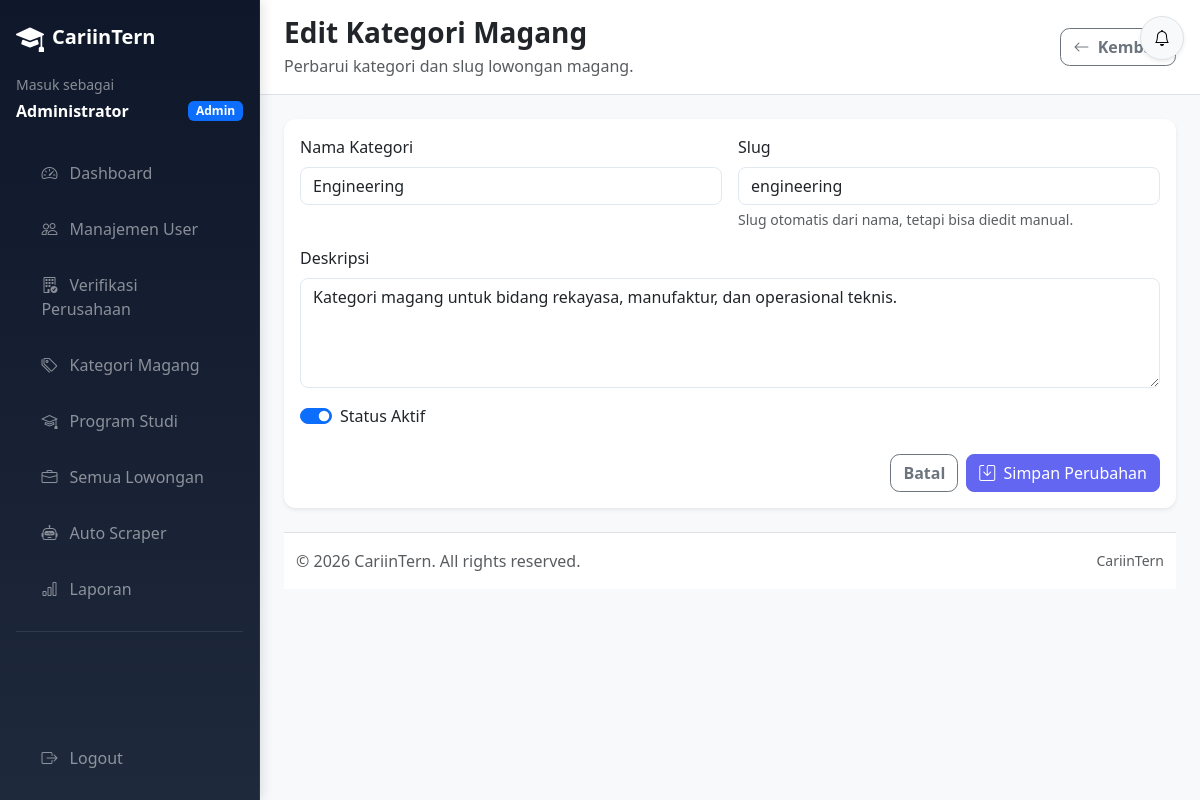
The app's page /admin/categories/edit.php?id=4 (signed in) with its own data.
### tables this page shows
CREATE TABLE internship_categories (
    id INT UNSIGNED AUTO_INCREMENT PRIMARY KEY,
    name VARCHAR(100) NOT NULL,
    slug VARCHAR(100) NOT NULL,
    description TEXT NULL,
    is_active TINYINT(1) NOT NULL DEFAULT 1,
    created_at TIMESTAMP NOT NULL DEFAULT CURRENT_TIMESTAMP,
    updated_at TIMESTAMP NOT NULL DEFAULT CURRENT_TIMESTAMP ON UPDATE CURRENT_TIMESTAMP,
    UNIQUE KEY unique_internship_categories_slug (slug),
    KEY idx_internship_categories_is_active (is_active)
);

### includes/functions.php (called while the page is built, shortened)
<?php
function sanitize(string $input): string
{
    return htmlspecialchars(trim($input), ENT_QUOTES, 'UTF-8');
}

### admin/categories/edit.php (the view, shortened to what this page needs)
<?php
$categoryId = (int) ($_GET['id'] ?? 0);
$old = [
    'name' => '',
    'slug' => '',
    'description' => '',
    'is_active' => '1',
];
try {
    $pdo = Database::getInstance()->getConnection();
    $stmt = $pdo->prepare('SELECT id, name, slug, description, is_active FROM internship_categories WHERE id = :id LIMIT 1');
    $stmt->execute([':id' => $categoryId]);
    $category = $stmt->fetch();
    $old = [
        'name' => sanitize((string) $category['name']),
        'slug' => sanitize((string) $category['slug']),
        'description' => sanitize((string) ($category['description'] ?? '')),
        'is_active' => (string) (int) $category['is_active'],
    ];
} catch (PDOException $exception) {
    error_log('Load category edit failed: ' . $exception->getMessage());
    set_flash('error', 'Data kategori gagal dimuat');
    redirect(BASE_URL . '/admin/categories/index.php');
}
require_once __DIR__ . '/../../layouts/header.php';
require_once __DIR__ . '/../../layouts/sidebar_admin.php';
?>
<div class="page-header d-flex flex-column flex-md-row justify-content-between align-items-md-center gap-3">
    <div>
        <h1 class="h3 fw-bold mb-1">Edit Kategori Magang</h1>
        <p class="text-muted mb-0">Perbarui kategori dan slug lowongan magang.</p>
    </div>
    <a href="<?= rtrim(BASE_URL, '/'); ?>/admin/categories/index.php" class="btn btn-outline-secondary">
        <i class="bi bi-arrow-left me-1"></i>
        Kembali
    </a>
</div>
<div class="card border-0 shadow-sm">
    <div class="card-body">
        <form id="categoryForm" class="needs-validation" method="POST" action="edit.php?id=<?= $categoryId; ?>" novalidate>
            <div class="row g-3">
                <div class="col-12 col-md-6">
                    <label for="name" class="form-label">Nama Kategori</label>
                    <input type="text" class="form-control" id="name" name="name" value="<?= $old['name']; ?>" required>
                </div>
                <div class="col-12 col-md-6">
                    <label for="slug" class="form-label">Slug</label>
                    <input type="text" class="form-control" id="slug" name="slug" value="<?= $old['slug']; ?>" required>
                    <div class="form-text">Slug otomatis dari nama, tetapi bisa diedit manual.</div>
                </div>
                <div class="col-12">
                    <label for="description" class="form-label">Deskripsi</label>
                    <textarea class="form-control" id="description" name="description" rows="4"><?= $old['description']; ?></textarea>
                </div>
                <div class="col-12">
                    <div class="form-check form-switch">
                        <input class="form-check-input" type="checkbox" role="switch" id="isActive" name="is_active" value="1" <?= $old['is_active'] === '1' ? 'checked' : ''; ?>>
                        <label class="form-check-label" for="isActive">Status Aktif</label>
                    </div>
                </div>
            </div>
            <div class="d-flex justify-content-end gap-2 mt-4">
                <a href="<?= rtrim(BASE_URL, '/'); ?>/admin/categories/index.php" class="btn btn-outline-secondary">Batal</a>
                <button type="submit" class="btn btn-primary">
                    <i class="bi bi-save me-1"></i>
                    Simpan Perubahan
                </button>
            </div>
        </form>
    </div>
</div>
<?php require_once __DIR__ . '/../../layouts/footer.php'; ?>

### assets/css/custom.css (style rules this page uses)
:root { --app-sidebar-width: 250px; --app-bg: #f8f9fa; --app-border: #dee2e6; --app-primary: #0d6efd; --app-dark: #212529; --app-muted: #6c757d; }
body { background: var(--app-bg); color: #212529; font-family: system-ui, -apple-system, "Segoe UI", Roboto, "Helvetica Neue", Arial, sans-serif; overflow-x: hidden; }
a { transition: color 0.2s ease, background-color 0.2s ease, border-color 0.2s ease; }
h1, h2, h3, h4, h5, h6, p, .card, .page-header, .btn, .badge { overflow-wrap: anywhere; }
.page-header { background: #fff; border-bottom: 1px solid var(--app-border); padding: 1rem 1.5rem; margin: -1.5rem -1.5rem 1.5rem; gap: 0.75rem; }
.page-header h1, .page-header h2, .page-header h3 { margin-bottom: 0; font-weight: 700; }
.card { border: none; border-radius: 12px; box-shadow: 0 2px 10px rgba(0, 0, 0, 0.06); min-width: 0; }
.form-control, .form-select { border-radius: 0.6rem; }
.btn { border-radius: 0.6rem; font-weight: 600; }

### assets/css/theme.css (style rules this page uses)
:root { --primary: #6366f1; --primary-dark: #4f46e5; --primary-light: #e0e7ff; --secondary: #0ea5e9; --accent: #f59e0b; --success: #10b981; --danger: #ef4444; --surface: #ffffff; --surface-2: #f8fafc; --border: #e2e8f0; --text-primary: #0f172a; --text-secondary: #475569; --text-muted: #94a3b8; --shadow-sm: 0 1px 3px rgba(0, 0, 0, 0.08), 0 1px 2px rgba(0, 0, 0, 0.06); --shadow-md: 0 4px 6px rgba(0, 0, 0, 0.07), 0 2px 4px rgba(0, 0, 0, 0.06); --shadow-lg: 0 10px 15px rgba(0, 0, 0, 0.07), 0 4px 6px rgba(0, 0, 0, 0.05); --radius: 12px; --radius-sm: 8px; }
.btn-primary { background: var(--primary) !important; border-color: var(--primary) !important; border-radius: var(--radius-sm); font-weight: 500; transition: all 0.2s; }
.form-control, .form-select { border: 1.5px solid var(--border); border-radius: var(--radius-sm); transition: border-color 0.15s, box-shadow 0.15s; }

### records on screen
internship_categories: name "Engineering", slug "engineering", description "Kategori magang untuk bidang rekayasa, manufaktur, dan operasional teknis.", is_active "☑"

### other values on screen
APP_NAME "CariinTern"
$userName "Administrator"
$item['label'] "Dashboard"
$item['label'] "Manajemen User"
$item['label'] "Verifikasi Perusahaan"
$item['label'] "Kategori Magang"
$item['label'] "Program Studi"
$item['label'] "Semua Lowongan"
$item['label'] "Auto Scraper"
$item['label'] "Laporan"
